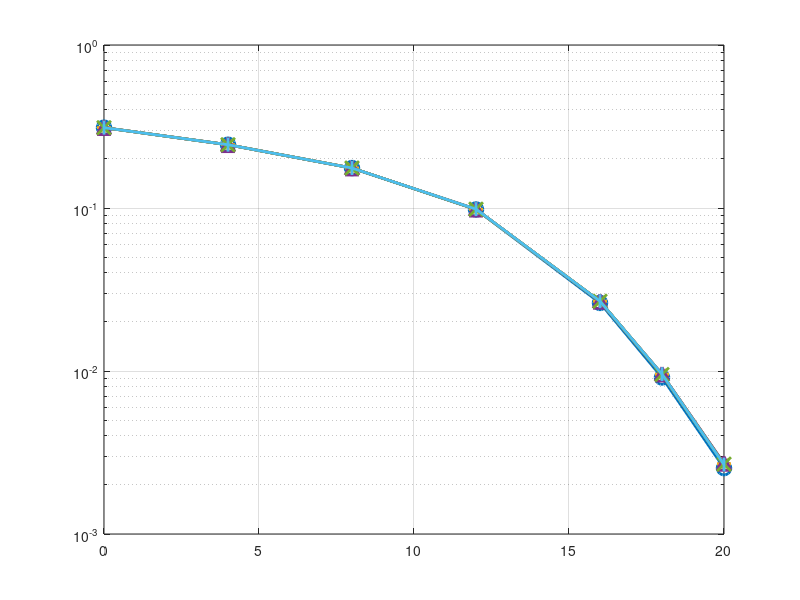

MATLAB code to generate this figure: (Note: this script raises an error after producing the figure.)
N_T = 4; % number of transmit antennas
N_R = 4; % number of receive antennas
EbN0 = [0:4:16, 18, 20];
% decoders = ["K-Best (k=16, sorting)", ...
%     "K-Best (k=16, sorting, 10 bit)", "K-Best (k=16, sorting, 11 bit)",...
%     "K-Best (k=16, sorting, 12 bit)", "K-Best (k=16, sorting, 13 bit)",...
%     "K-Best (k=16, sorting, 13 bit)", "K-Best (k=16, sorting, 15 bit)",...
%     "K-Best (k=16, sorting, 16 bit)", "K-Best (k=16, sorting, 17 bit)",...
%     "K-Best (k=16, sorting, 18 bit)"];
decoders = ["K-Best (k=16, sorting)", ...
    "K-Best (k=16, sorting, 5 iter)", "K-Best (k=16, sorting, 6 iter)",...
    "K-Best (k=16, sorting, 7 iter)", "K-Best (k=16, sorting, 8 iter)",...
    "K-Best (k=16, sorting, 9 iter)", "K-Best (k=16, sorting, 10 iter)",...
    "K-Best (k=16, sorting, 11 iter)", "K-Best (k=16, sorting, 12 iter)",...
    "K-Best (k=16, sorting, 13 iter)"];

%% Simulation
% BER = simulation(N_T, N_R, "16-QAM", 1600, 100000, EbN0, decoders);
load('BER-64-QAM-iter.mat')
% load('BER-16-QAM.mat')

% Plot
figure;
semilogy(EbN0, BER(1, :), '-o', 'LineWidth', 2, 'MarkerSize', 10);
hold on;
grid on;
semilogy(EbN0, BER(2, :), '-+', 'LineWidth', 2, 'MarkerSize', 10);
semilogy(EbN0, BER(3, :), '-*', 'LineWidth', 2, 'MarkerSize', 10);
semilogy(EbN0, BER(4, :), '-^', 'LineWidth', 2, 'MarkerSize', 10);
semilogy(EbN0, BER(5, :), '-x', 'LineWidth', 2, 'MarkerSize', 10);
semilogy(EbN0, BER(6, :), '-|', 'LineWidth', 2, 'MarkerSize', 10);
semilogy(EbN0, BER(7, :), '-s', 'LineWidth', 2, 'MarkerSize', 10);
semilogy(EbN0, BER(8, :), '-d', 'LineWidth', 2, 'MarkerSize', 10);
semilogy(EbN0, BER(9, :), '-p', 'LineWidth', 2, 'MarkerSize', 10);
semilogy(EbN0, BER(10, :), '-h', 'LineWidth', 2, 'MarkerSize', 10);
xlabel("Eb/N0 (dB)");
ylabel("BER");
title(sprintf("%dx%d 64-QAM Detection under different number of CORDIC iteration", N_T, N_R));
legend(decoders, 'Location', 'southwest');
xlim([min(EbN0), max(EbN0)]);
ylim([1e-3, 1]);
ax = gca;
ax.FontSize = 14;

function BER = simulation(N_T, N_R, MODULATION, ERR_THRESHOLD, TRIALS, EbN0, decoders)
N_SNR = length(EbN0);
N_D = length(decoders);
%% Parallel related code
N_worker = parcluster('local').NumWorkers;
TRIALS_PER_WORKER = ceil(TRIALS/N_worker);
TRIALS = TRIALS_PER_WORKER*N_worker;

%% Result buffer
BER = zeros(N_D, N_SNR, N_worker);
%% Modulation
sym_16QAM = qammod((0:15).', 16); % gray-code
sym_64QAM = qammod((0:63).', 64); % gray-code
sym_QPSK = [-1-1j,-1+1j, +1-1j, +1+1j];
if MODULATION == "16-QAM"
    sym = sym_16QAM(:);
elseif MODULATION == "64-QAM"
    sym = sym_64QAM(:);
else
    sym = sym_QPSK(:);
end
SYM_SIZE = numel(sym);
Q = log2(SYM_SIZE);     % number of bits per symbol
Es = mean(abs(sym).^2); % avg energy per symbol
Eb = Es / Q;            % avg energy per bit
N0 = Eb*N_T ./ db2pow(EbN0); % noise variance

%% Bit error table
bitDiff = bitxor((0:SYM_SIZE-1), (0:SYM_SIZE-1)');
numBitDiff = zeros(size(bitDiff));
for i=1:Q
    numBitDiff = numBitDiff + bitget(bitDiff, i);
end

%% Set random seed
rngS = rng(6743);

%% Run for at least `TRIALS` iterations
tic;
parfor p=1:N_worker
BER_worker = zeros(N_D, N_SNR);
for t=1:TRIALS_PER_WORKER
    %% Symbol genreation
    idx = randi([1, SYM_SIZE], N_T, 1);
    s = sym(idx);
    % (row-1)*colSize + (cow-1) + 1
    % == rowIdx (0 Based) + cowIdx (1 Based)
    rowIdx = (idx-1)*SYM_SIZE;

    % AWGN noise
    n = (randn(N_R, 1) + 1j.*randn(N_R, 1)) ./ sqrt(2);

    % Rayleigh fading channel
    H = (randn(N_R, N_T) + 1j.*randn(N_R, N_T)) ./ sqrt(2);
    x = H*s;

    % sort by column power of H
    [~, sortIdx] = sort(vecnorm(H, 2, 1));
    Hs = H(:, sortIdx); % sorted H

    % QR decomposition of H
    [QHs, RHs] = qr(Hs);
    F = fimath('RoundingMethod', 'Floor', 'OverflowAction', 'Wrap', 'SumMode', 'SpecifyPrecision', 'SumWordLength', 14, 'SumFractionLength', 14-4);
    globalfimath(F);
    Hs10 = fi(Hs, 1, 14, 14-4, F);
    [QHs_GR1, RHs_GR1] = QRD_CORDIC_14(Hs10, 5);

    [QHs_GR2, RHs_GR2] = QRD_CORDIC_14(Hs10, 6);

    [QHs_GR3, RHs_GR3] = QRD_CORDIC_14(Hs10, 7);

    [QHs_GR4, RHs_GR4] = QRD_CORDIC_14(Hs10, 8);

    [QHs_GR5, RHs_GR5] = QRD_CORDIC_14(Hs10, 9);

    [QHs_GR6, RHs_GR6] = QRD_CORDIC_14(Hs10, 10);

    [QHs_GR7, RHs_GR7] = QRD_CORDIC_14(Hs10, 11);

    [QHs_GR8, RHs_GR8] = QRD_CORDIC_14(Hs10, 12);

    [QHs_GR9, RHs_GR9] = QRD_CORDIC_14(Hs10, 13);


    RHs_GR1 = double(RHs_GR1);
    RHs_GR2 = double(RHs_GR2);
    RHs_GR3 = double(RHs_GR3);
    RHs_GR4 = double(RHs_GR4);
    RHs_GR5 = double(RHs_GR5);
    RHs_GR6 = double(RHs_GR6);
    RHs_GR7 = double(RHs_GR7);
    RHs_GR8 = double(RHs_GR8);
    RHs_GR9 = double(RHs_GR9);

    for si = 1:N_SNR
        % Transmit data
        y = x + sqrt(N0(si)) .* n;
        zs_tilde = QHs' * y;
        zs_GR_tilde1 = double(QHs_GR1') * y;
        zs_GR_tilde2 = double(QHs_GR2') * y;
        zs_GR_tilde3 = double(QHs_GR3') * y;
        zs_GR_tilde4 = double(QHs_GR4') * y;
        zs_GR_tilde5 = double(QHs_GR5') * y;
        zs_GR_tilde6 = double(QHs_GR6') * y;
        zs_GR_tilde7 = double(QHs_GR7') * y;
        zs_GR_tilde8 = double(QHs_GR8') * y;
        zs_GR_tilde9 = double(QHs_GR9') * y;

        %% KBest (k=16, sorting)
        x_hat_KBest16_s = KBest(16, RHs, zs_tilde, sym);
        % restore original order
        x_hat_KBest16 = zeros(size(x_hat_KBest16_s));
        x_hat_KBest16(sortIdx) = x_hat_KBest16_s;
        [~, idx_hat_KBest16_s] = min(abs(x_hat_KBest16 - sym.').^2, [], 2);
        bitErr = sum(numBitDiff(rowIdx + idx_hat_KBest16_s));
        BER_worker(1, si) = BER_worker(1, si) + bitErr / (N_T*Q);


        %% KBest (k=16, sorting)
        x_hat_KBest16_s = KBest(16, RHs_GR1, zs_GR_tilde1, sym);
        % restore original order
        x_hat_KBest16_GR = zeros(size(x_hat_KBest16_s));
        x_hat_KBest16_GR(sortIdx) = x_hat_KBest16_s;
        [~, idx_hat_KBest16_s_GR] = min(abs(x_hat_KBest16_GR - sym.').^2, [], 2);
        bitErr = sum(numBitDiff(rowIdx + idx_hat_KBest16_s_GR));
        BER_worker(2, si) = BER_worker(2, si) + bitErr / (N_T*Q);

        %% KBest (k=16, sorting)
        x_hat_KBest16_s = KBest(16, RHs_GR2, zs_GR_tilde2, sym);
        % restore original order
        x_hat_KBest16_GR = zeros(size(x_hat_KBest16_s));
        x_hat_KBest16_GR(sortIdx) = x_hat_KBest16_s;
        [~, idx_hat_KBest16_s_GR] = min(abs(x_hat_KBest16_GR - sym.').^2, [], 2);
        bitErr = sum(numBitDiff(rowIdx + idx_hat_KBest16_s_GR));
        BER_worker(3, si) = BER_worker(3, si) + bitErr / (N_T*Q);

        %% KBest (k=16, sorting)
        x_hat_KBest16_s = KBest(16, RHs_GR3, zs_GR_tilde3, sym);
        % restore original order
        x_hat_KBest16_GR = zeros(size(x_hat_KBest16_s));
        x_hat_KBest16_GR(sortIdx) = x_hat_KBest16_s;
        [~, idx_hat_KBest16_s_GR] = min(abs(x_hat_KBest16_GR - sym.').^2, [], 2);
        bitErr = sum(numBitDiff(rowIdx + idx_hat_KBest16_s_GR));
        BER_worker(4, si) = BER_worker(4, si) + bitErr / (N_T*Q);

        %% KBest (k=16, sorting)
        x_hat_KBest16_s = KBest(16, RHs_GR4, zs_GR_tilde4, sym);
        % restore original order
        x_hat_KBest16_GR = zeros(size(x_hat_KBest16_s));
        x_hat_KBest16_GR(sortIdx) = x_hat_KBest16_s;
        [~, idx_hat_KBest16_s_GR] = min(abs(x_hat_KBest16_GR - sym.').^2, [], 2);
        bitErr = sum(numBitDiff(rowIdx + idx_hat_KBest16_s_GR));
        BER_worker(5, si) = BER_worker(5, si) + bitErr / (N_T*Q);

        %% KBest (k=16, sorting)
        x_hat_KBest16_s = KBest(16, RHs_GR5, zs_GR_tilde5, sym);
        % restore original order
        x_hat_KBest16_GR = zeros(size(x_hat_KBest16_s));
        x_hat_KBest16_GR(sortIdx) = x_hat_KBest16_s;
        [~, idx_hat_KBest16_s_GR] = min(abs(x_hat_KBest16_GR - sym.').^2, [], 2);
        bitErr = sum(numBitDiff(rowIdx + idx_hat_KBest16_s_GR));
        BER_worker(6, si) = BER_worker(6, si) + bitErr / (N_T*Q);

        %% KBest (k=16, sorting)
        x_hat_KBest16_s = KBest(16, RHs_GR6, zs_GR_tilde6, sym);
        % restore original order
        x_hat_KBest16_GR = zeros(size(x_hat_KBest16_s));
        x_hat_KBest16_GR(sortIdx) = x_hat_KBest16_s;
        [~, idx_hat_KBest16_s_GR] = min(abs(x_hat_KBest16_GR - sym.').^2, [], 2);
        bitErr = sum(numBitDiff(rowIdx + idx_hat_KBest16_s_GR));
        BER_worker(7, si) = BER_worker(7, si) + bitErr / (N_T*Q);

        %% KBest (k=16, sorting)
        x_hat_KBest16_s = KBest(16, RHs_GR7, zs_GR_tilde7, sym);
        % restore original order
        x_hat_KBest16_GR = zeros(size(x_hat_KBest16_s));
        x_hat_KBest16_GR(sortIdx) = x_hat_KBest16_s;
        [~, idx_hat_KBest16_s_GR] = min(abs(x_hat_KBest16_GR - sym.').^2, [], 2);
        bitErr = sum(numBitDiff(rowIdx + idx_hat_KBest16_s_GR));
        BER_worker(8, si) = BER_worker(8, si) + bitErr / (N_T*Q);

        %% KBest (k=16, sorting)
        x_hat_KBest16_s = KBest(16, RHs_GR8, zs_GR_tilde8, sym);
        % restore original order
        x_hat_KBest16_GR = zeros(size(x_hat_KBest16_s));
        x_hat_KBest16_GR(sortIdx) = x_hat_KBest16_s;
        [~, idx_hat_KBest16_s_GR] = min(abs(x_hat_KBest16_GR - sym.').^2, [], 2);
        bitErr = sum(numBitDiff(rowIdx + idx_hat_KBest16_s_GR));
        BER_worker(9, si) = BER_worker(9, si) + bitErr / (N_T*Q);

        %% KBest (k=16, sorting)
        x_hat_KBest16_s = KBest(16, RHs_GR9, zs_GR_tilde9, sym);
        % restore original order
        x_hat_KBest16_GR = zeros(size(x_hat_KBest16_s));
        x_hat_KBest16_GR(sortIdx) = x_hat_KBest16_s;
        [~, idx_hat_KBest16_s_GR] = min(abs(x_hat_KBest16_GR - sym.').^2, [], 2);
        bitErr = sum(numBitDiff(rowIdx + idx_hat_KBest16_s_GR));
        BER_worker(10, si) = BER_worker(10, si) + bitErr / (N_T*Q);
    end
end
BER(:, :, p) = BER_worker;
end

%% Run until error meets threhsold
numError = round(sum(BER, 3)*N_T*Q);
numTrials = zeros(size(numError)) + TRIALS;
TRIALS_PER_WORKER_INC = 10000;
for si = 1:N_SNR
    % make all decoders in the given SNR runs the same number of iterations
    % using the same H and n -> reduce random affects
    while any(numError(:, si) < ERR_THRESHOLD)
        numError_worker = zeros(N_D, N_worker);
        parfor p=1:N_worker
        for t=1:TRIALS_PER_WORKER_INC
            bitError = zeros(N_D, 1);

            %% Symbol genreation
            idx = randi([1, SYM_SIZE], N_T, 1);
            s = sym(idx);
            rowIdx = (idx-1)*SYM_SIZE;

            % AWGN noise
            n = (randn(N_R, 1) + 1j.*randn(N_R, 1)) ./ sqrt(2);
            % Rayleigh fading channel
            H = (randn(N_R, N_T) + 1j.*randn(N_R, N_T)) ./ sqrt(2);

            % sort by column power of H
            [~, sortIdx] = sort(vecnorm(H, 2, 1));
            Hs = H(:, sortIdx); % sorted H

            % QR decomposition of H
            [QHs, RHs] = qr(Hs);
            F = fimath('RoundingMethod', 'Floor', 'OverflowAction', 'Wrap', 'SumMode', 'SpecifyPrecision', 'SumWordLength', 14, 'SumFractionLength', 14-4);
            globalfimath(F);
            Hs10 = fi(Hs, 1, 14, 14-4, F);
            [QHs_GR1, RHs_GR1] = QRD_CORDIC_14(Hs10, 5);

            [QHs_GR2, RHs_GR2] = QRD_CORDIC_14(Hs10, 6);

            [QHs_GR3, RHs_GR3] = QRD_CORDIC_14(Hs10, 7);

            [QHs_GR4, RHs_GR4] = QRD_CORDIC_14(Hs10, 8);

            [QHs_GR5, RHs_GR5] = QRD_CORDIC_14(Hs10, 9);

            [QHs_GR6, RHs_GR6] = QRD_CORDIC_14(Hs10, 10);

            [QHs_GR7, RHs_GR7] = QRD_CORDIC_14(Hs10, 11);

            [QHs_GR8, RHs_GR8] = QRD_CORDIC_14(Hs10, 12);

            [QHs_GR9, RHs_GR9] = QRD_CORDIC_14(Hs10, 13);

            RHs_GR1 = double(RHs_GR1);
            RHs_GR2 = double(RHs_GR2);
            RHs_GR3 = double(RHs_GR3);
            RHs_GR4 = double(RHs_GR4);
            RHs_GR5 = double(RHs_GR5);
            RHs_GR6 = double(RHs_GR6);
            RHs_GR7 = double(RHs_GR7);
            RHs_GR8 = double(RHs_GR8);
            RHs_GR9 = double(RHs_GR9);

            % Transmit data
            y = H*s + sqrt(N0(si)) .* n;
            zs_tilde = QHs' * y;
            zs_GR_tilde1 = double(QHs_GR1') * y;
            zs_GR_tilde2 = double(QHs_GR2') * y;
            zs_GR_tilde3 = double(QHs_GR3') * y;
            zs_GR_tilde4 = double(QHs_GR4') * y;
            zs_GR_tilde5 = double(QHs_GR5') * y;
            zs_GR_tilde6 = double(QHs_GR6') * y;
            zs_GR_tilde7 = double(QHs_GR7') * y;
            zs_GR_tilde8 = double(QHs_GR8') * y;
            zs_GR_tilde9 = double(QHs_GR9') * y;

            %% KBest (k=16, sorting)
            x_hat_KBest16_s = KBest(16, RHs, zs_tilde, sym);
            % restore original order
            x_hat_KBest16 = zeros(size(x_hat_KBest16_s));
            x_hat_KBest16(sortIdx) = x_hat_KBest16_s;
            [~, idx_hat_KBest16_s] = min(abs(x_hat_KBest16 - sym.').^2, [], 2);
            bitErr = sum(numBitDiff(rowIdx + idx_hat_KBest16_s));
            bitError(1) = bitError(1) + bitErr;

            %% KBest (k=16, sorting)
            x_hat_KBest16_s = KBest(16, RHs_GR1, zs_GR_tilde1, sym);
            % restore original order
            x_hat_KBest16_GR = zeros(size(x_hat_KBest16_s));
            x_hat_KBest16_GR(sortIdx) = x_hat_KBest16_s;
            [~, idx_hat_KBest16_s_GR] = min(abs(x_hat_KBest16_GR - sym.').^2, [], 2);
            bitErr = sum(numBitDiff(rowIdx + idx_hat_KBest16_s_GR));
            bitError(2) = bitError(2) + bitErr;

            %% KBest (k=16, sorting)
            x_hat_KBest16_s = KBest(16, RHs_GR2, zs_GR_tilde2, sym);
            % restore original order
            x_hat_KBest16_GR = zeros(size(x_hat_KBest16_s));
            x_hat_KBest16_GR(sortIdx) = x_hat_KBest16_s;
            [~, idx_hat_KBest16_s_GR] = min(abs(x_hat_KBest16_GR - sym.').^2, [], 2);
            bitErr = sum(numBitDiff(rowIdx + idx_hat_KBest16_s_GR));
            bitError(3) = bitError(3) + bitErr;

            %% KBest (k=16, sorting)
            x_hat_KBest16_s = KBest(16, RHs_GR3, zs_GR_tilde3, sym);
            % restore original order
            x_hat_KBest16_GR = zeros(size(x_hat_KBest16_s));
            x_hat_KBest16_GR(sortIdx) = x_hat_KBest16_s;
            [~, idx_hat_KBest16_s_GR] = min(abs(x_hat_KBest16_GR - sym.').^2, [], 2);
            bitErr = sum(numBitDiff(rowIdx + idx_hat_KBest16_s_GR));
            bitError(4) = bitError(4) + bitErr;

            %% KBest (k=16, sorting)
            x_hat_KBest16_s = KBest(16, RHs_GR4, zs_GR_tilde4, sym);
            % restore original order
            x_hat_KBest16_GR = zeros(size(x_hat_KBest16_s));
            x_hat_KBest16_GR(sortIdx) = x_hat_KBest16_s;
            [~, idx_hat_KBest16_s_GR] = min(abs(x_hat_KBest16_GR - sym.').^2, [], 2);
            bitErr = sum(numBitDiff(rowIdx + idx_hat_KBest16_s_GR));
            bitError(5) = bitError(5) + bitErr;

            %% KBest (k=16, sorting)
            x_hat_KBest16_s = KBest(16, RHs_GR5, zs_GR_tilde5, sym);
            % restore original order
            x_hat_KBest16_GR = zeros(size(x_hat_KBest16_s));
            x_hat_KBest16_GR(sortIdx) = x_hat_KBest16_s;
            [~, idx_hat_KBest16_s_GR] = min(abs(x_hat_KBest16_GR - sym.').^2, [], 2);
            bitErr = sum(numBitDiff(rowIdx + idx_hat_KBest16_s_GR));
            bitError(6) = bitError(6) + bitErr;

            %% KBest (k=16, sorting)
            x_hat_KBest16_s = KBest(16, RHs_GR6, zs_GR_tilde6, sym);
            % restore original order
            x_hat_KBest16_GR = zeros(size(x_hat_KBest16_s));
            x_hat_KBest16_GR(sortIdx) = x_hat_KBest16_s;
            [~, idx_hat_KBest16_s_GR] = min(abs(x_hat_KBest16_GR - sym.').^2, [], 2);
            bitErr = sum(numBitDiff(rowIdx + idx_hat_KBest16_s_GR));
            bitError(7) = bitError(7) + bitErr;

            %% KBest (k=16, sorting)
            x_hat_KBest16_s = KBest(16, RHs_GR7, zs_GR_tilde7, sym);
            % restore original order
            x_hat_KBest16_GR = zeros(size(x_hat_KBest16_s));
            x_hat_KBest16_GR(sortIdx) = x_hat_KBest16_s;
            [~, idx_hat_KBest16_s_GR] = min(abs(x_hat_KBest16_GR - sym.').^2, [], 2);
            bitErr = sum(numBitDiff(rowIdx + idx_hat_KBest16_s_GR));
            bitError(8) = bitError(8) + bitErr;

            %% KBest (k=16, sorting)
            x_hat_KBest16_s = KBest(16, RHs_GR8, zs_GR_tilde8, sym);
            % restore original order
            x_hat_KBest16_GR = zeros(size(x_hat_KBest16_s));
            x_hat_KBest16_GR(sortIdx) = x_hat_KBest16_s;
            [~, idx_hat_KBest16_s_GR] = min(abs(x_hat_KBest16_GR - sym.').^2, [], 2);
            bitErr = sum(numBitDiff(rowIdx + idx_hat_KBest16_s_GR));
            bitError(9) = bitError(9) + bitErr;

            %% KBest (k=16, sorting)
            x_hat_KBest16_s = KBest(16, RHs_GR9, zs_GR_tilde9, sym);
            % restore original order
            x_hat_KBest16_GR = zeros(size(x_hat_KBest16_s));
            x_hat_KBest16_GR(sortIdx) = x_hat_KBest16_s;
            [~, idx_hat_KBest16_s_GR] = min(abs(x_hat_KBest16_GR - sym.').^2, [], 2);
            bitErr = sum(numBitDiff(rowIdx + idx_hat_KBest16_s_GR));
            bitError(10) = bitError(10) + bitErr;

            numError_worker(:, p) = numError_worker(:, p) + bitError;
        end
        end
        numError(:, si) = numError(:, si) + sum(numError_worker, 2);
        numTrials(:, si) = numTrials(:, si) + N_worker*TRIALS_PER_WORKER_INC;
    end
end
toc;

%% Restore RNG
rng(rngS);

%% Average
BER = numError ./ (N_T * Q) ./ numTrials;

save(sprintf('BER-%s', MODULATION), 'MODULATION', 'BER', 'numError', 'numTrials');
end

%% Decoders
function x_hat = KBest(k, R, z_tilde, sym)
    P = length(z_tilde);
    SYM_SIZE = length(sym);

    % First level
    cost = abs(z_tilde(end) - R(end, end) .* sym) .^ 2;
    accCost = cost;
    x = sym.';

    % The rest levels
    for level = 1:P-1
        uppTrigProd = R(end-level, end-level+1:end) * x;
        diagProd = R(end-level, end-level) .* sym;
        cost = accCost.' ...
             + abs((z_tilde(end-level) - uppTrigProd) - diagProd) .^ 2; % (SYM_SIZE, k)
        % Find best k
        [~, minIdx] = mink(cost(:), k);
        % minIdx-1 == (xIdx-1)*SYM_SIZE + (symIdx-1), use divmod because
        % ind2sub is too slow
        minIdx0based = minIdx-1;
        symIdx = rem(minIdx0based, SYM_SIZE)+1;
        xIdx = floor((minIdx-symIdx)/SYM_SIZE)+1;
        % Save best k guesses
        x = [sym(symIdx).'; x(:, xIdx)];
        accCost = cost(minIdx);
    end

    [~, finalMinIdx] = min(accCost);
    x_hat = x(:, finalMinIdx);
end
